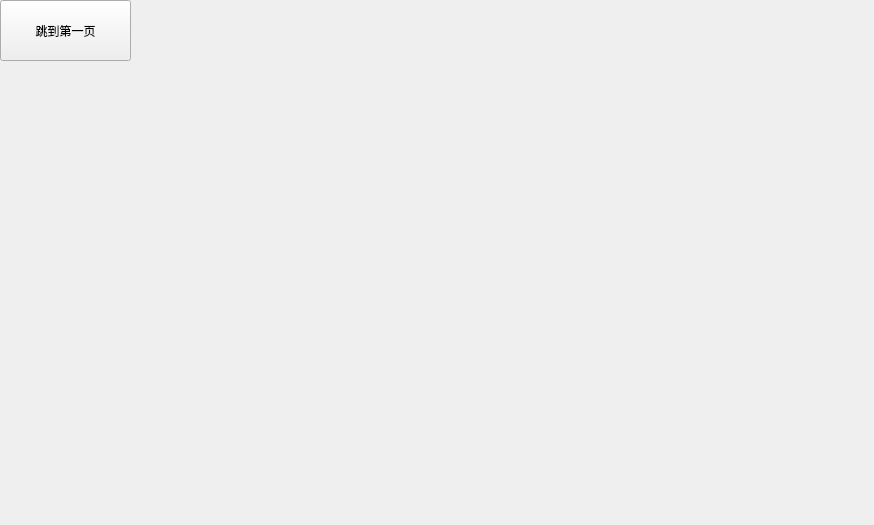
<?xml version="1.0" encoding="UTF-8"?>
<ui version="4.0">
 <class>class2</class>
 <widget class="QWidget" name="class2">
  <property name="geometry">
   <rect>
    <x>0</x>
    <y>0</y>
    <width>874</width>
    <height>525</height>
   </rect>
  </property>
  <property name="windowTitle">
   <string>Form</string>
  </property>
  <widget class="QPushButton" name="pushButton">
   <property name="geometry">
    <rect>
     <x>0</x>
     <y>0</y>
     <width>131</width>
     <height>61</height>
    </rect>
   </property>
   <property name="text">
    <string>跳到第一页</string>
   </property>
  </widget>
 </widget>
 <resources/>
 <connections/>
</ui>
